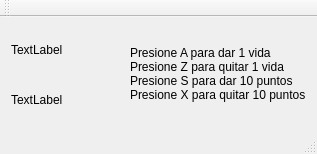
<?xml version="1.0" encoding="UTF-8"?>
<ui version="4.0">
 <class>MainWindow</class>
 <widget class="QMainWindow" name="MainWindow">
  <property name="windowModality">
   <enum>Qt::ApplicationModal</enum>
  </property>
  <property name="geometry">
   <rect>
    <x>0</x>
    <y>0</y>
    <width>317</width>
    <height>154</height>
   </rect>
  </property>
  <property name="windowTitle">
   <string notr="true">Juego</string>
  </property>
  <property name="animated">
   <bool>true</bool>
  </property>
  <property name="documentMode">
   <bool>false</bool>
  </property>
  <property name="dockNestingEnabled">
   <bool>true</bool>
  </property>
  <property name="dockOptions">
   <set>QMainWindow::AllowNestedDocks|QMainWindow::AllowTabbedDocks|QMainWindow::AnimatedDocks|QMainWindow::ForceTabbedDocks</set>
  </property>
  <widget class="QWidget" name="centralWidget">
   <layout class="QGridLayout" name="gridLayout_2">
    <item row="1" column="0" colspan="2">
     <layout class="QGridLayout" name="gridLayout" rowminimumheight="0" columnminimumwidth="0">
      <property name="sizeConstraint">
       <enum>QLayout::SetFixedSize</enum>
      </property>
      <property name="spacing">
       <number>0</number>
      </property>
     </layout>
    </item>
    <item row="2" column="0">
     <layout class="QVBoxLayout" name="verticalLayout">
      <item>
       <widget class="QLabel" name="puntaje">
        <property name="text">
         <string>TextLabel</string>
        </property>
       </widget>
      </item>
      <item>
       <widget class="QLabel" name="vidas">
        <property name="text">
         <string>TextLabel</string>
        </property>
       </widget>
      </item>
     </layout>
    </item>
    <item row="2" column="1">
     <layout class="QVBoxLayout" name="verticalLayout_2">
      <item>
       <widget class="QLabel" name="info">
        <property name="text">
         <string>&lt;html&gt;&lt;head/&gt;&lt;body&gt;&lt;p&gt;Presione A para dar 1 vida&lt;br/&gt;Presione Z para quitar 1 vida&lt;br/&gt;Presione S para dar 10 puntos&lt;br/&gt;Presione X para quitar 10 puntos&lt;/p&gt;&lt;/body&gt;&lt;/html&gt;</string>
        </property>
       </widget>
      </item>
     </layout>
    </item>
   </layout>
  </widget>
  <widget class="QToolBar" name="mainToolBar">
   <attribute name="toolBarArea">
    <enum>TopToolBarArea</enum>
   </attribute>
   <attribute name="toolBarBreak">
    <bool>false</bool>
   </attribute>
  </widget>
  <widget class="QStatusBar" name="statusBar"/>
  <widget class="QMenuBar" name="menuBar">
   <property name="geometry">
    <rect>
     <x>0</x>
     <y>0</y>
     <width>317</width>
     <height>23</height>
    </rect>
   </property>
  </widget>
 </widget>
 <layoutdefault spacing="6" margin="11"/>
 <resources/>
 <connections/>
</ui>
